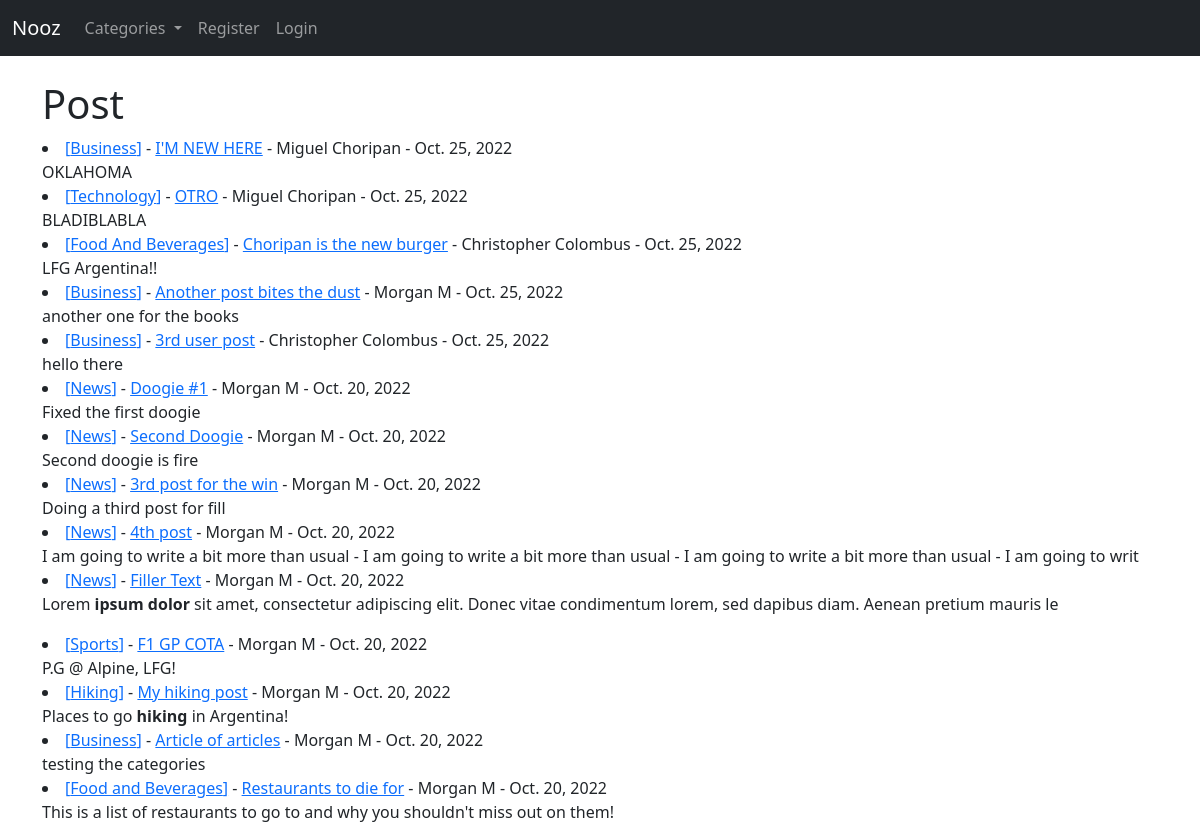
Before: / with the older database file.
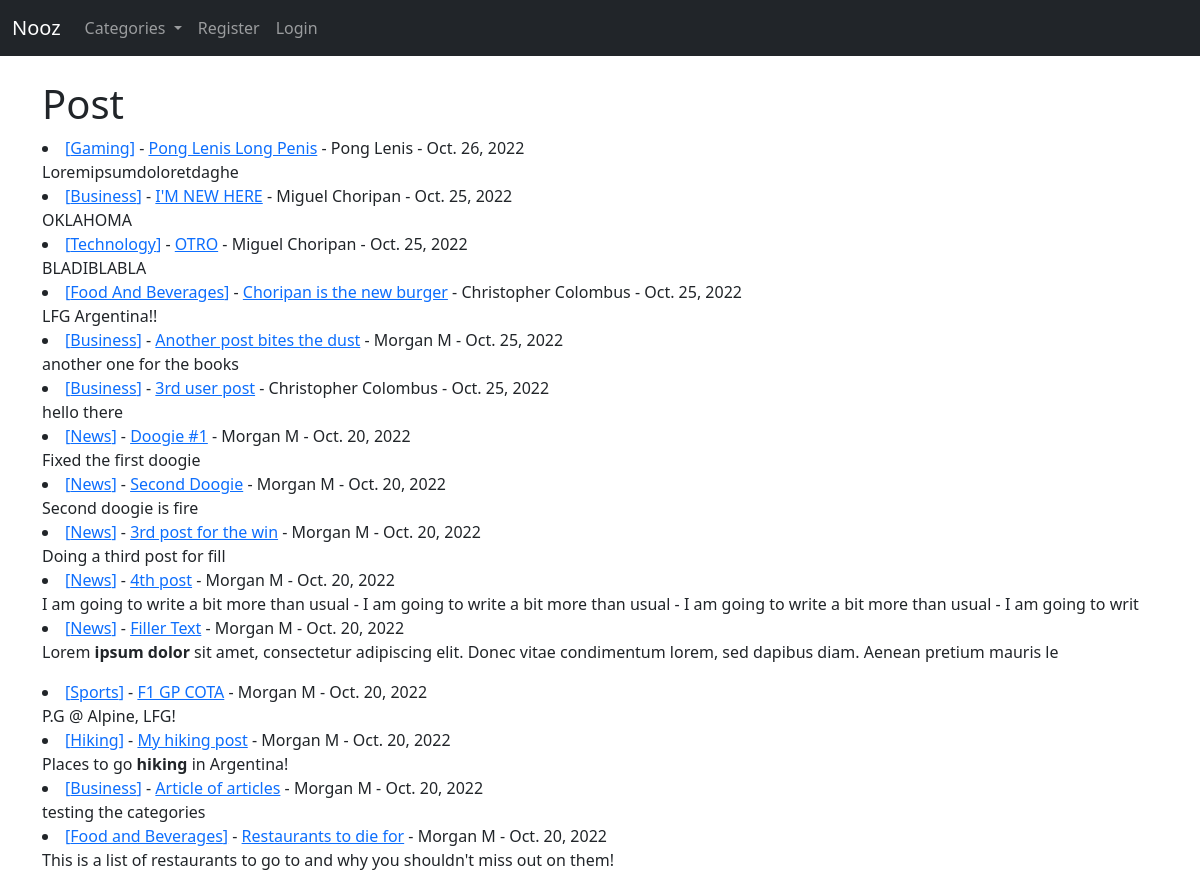
After: the same page with the newer database file.
### nooz2/models.py (models this page shows, shortened)
class Post(models.Model):
    title = models.CharField(max_length=255)
    title_tag = models.CharField(max_length=255)
    description = models.CharField(max_length=50, default='Click above to read more')
    author = models.ForeignKey(User, on_delete=models.CASCADE)
    body = models.TextField()
    timestamp = models.DateField(auto_now_add=True)
    category = models.CharField(max_length=255, default='News')
    likes = models.ManyToManyField(User, related_name='post_user')

### nooz2/views.py (the view)
# urls.py: path('', HomeView.as_view(), name="home"),
class HomeView(ListView):
    model = Post
    template_name = 'home.html'
    ordering = ['-timestamp']
    def get_context_data(self, *args, **kwargs):
        category_menu = Category.objects.all()
        context = super(HomeView, self).get_context_data(*args, **kwargs)
        context ["category_menu"] = category_menu
        return context

### nooz2/models.py (called while the page is built)
    def __str__(self):
        return self.name

### templates/home.html (shortened to what this page needs)
{% extends 'base.html' %}
{% block content %}
<h1>Post</h1>
{% for post in object_list %}
   <li><a href="{% url 'category' post.category|slugify|title %}">[{{ post.category }}]</a> - <a href="{% url 'post-detail' post.pk %}">{{ post.title}}</a> -
    {{ post.author.first_name }}
    {{ post.author.last_name }} -
    {{ post.timestamp }}
<br/>
    {{ post.body|slice:"150"|safe }}</li>
{% endfor %}
{% endblock %}

Changed rows visible on the page:
added Post: category "Gaming", title "Pong Lenis Long Penis", author.first_name "Pong", author.last_name "Lenis", timestamp "Oct. 26, 2022", body "Loremipsumdoloretdaghe"
